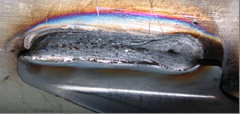
#> input picture dataset/images/collapse/1.png, 240 x 114 px, found by its file name; its folder holds only this picture in this run
$ python imageprocess.py
#> lines starting #> are read from the running program, lines starting #| are printed output that depends on the picture
import os
import cv2

# Define the input and output directories
input_dir = "D:\\dataset\\images\\train\\collapse"  # Replace with your input folder path
output_dir = "D:\\dataset\images\\train\\collapse\\output"  # Replace with your output folder path

# Ensure the output directory exists
os.makedirs(output_dir, exist_ok=True)

# Process each file in the input directory
for filename in os.listdir(input_dir):
    if filename.endswith(".png"):
        # Construct the full input path
        input_path = os.path.join(input_dir, filename)

        # Read the image
        image = cv2.imread(input_path, cv2.IMREAD_UNCHANGED)
#> image is the input picture: shape (114, 240, 4); mean B, G, R, A 113.9, 113.6, 119.7, 251.7

        # Convert the image to grayscale
        gray_image = cv2.cvtColor(image, cv2.COLOR_BGR2GRAY)
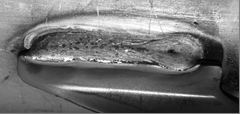
#> gray_image: shape (114, 240); min 0, max 255, mean 115.4

        # Resize the image to 958x653 pixels
        resized_image = cv2.resize(gray_image, (958, 653))
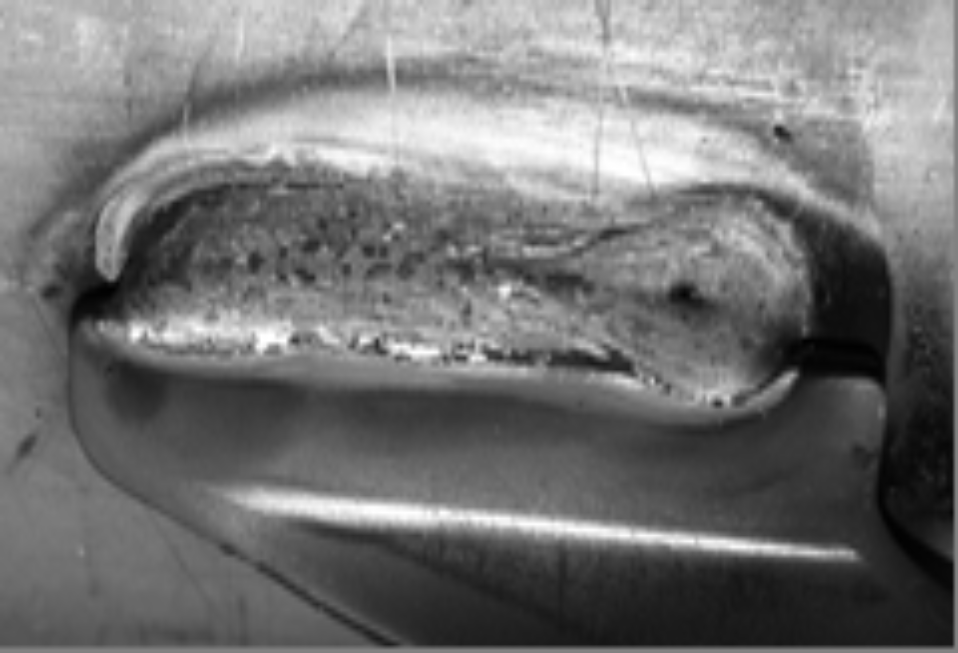
#> resized_image: shape (653, 958); min 0, max 255, mean 115.3

        # Construct the output path
        base_filename = os.path.splitext(filename)[0]
        output_path = os.path.join(output_dir, f"{base_filename}.jpg")

        # Save the processed image as a JPG file
        cv2.imwrite(output_path, resized_image)

        print(f"Processed {filename} -> {output_path}")

print("Batch processing completed.")

$ run again, on dataset/images/collapse/5.png
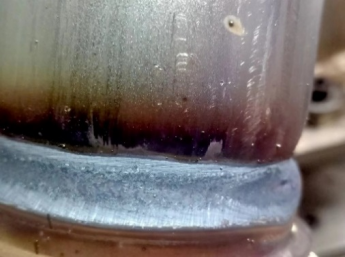
#> input picture dataset/images/collapse/5.png, 345 x 257 px, found by its file name
#> image is the input picture: shape (257, 345, 3); mean B, G, R 109.9, 111.1, 117.8
#> `gray_image = cv2.cvtColor(image, cv2.COLOR_BGR2GRAY)`:
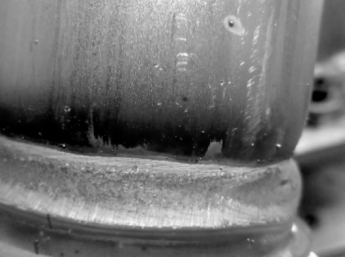
#> gray_image: shape (257, 345); min 0, max 251, mean 113
#> `resized_image = cv2.resize(gray_image, (958, 653))`:
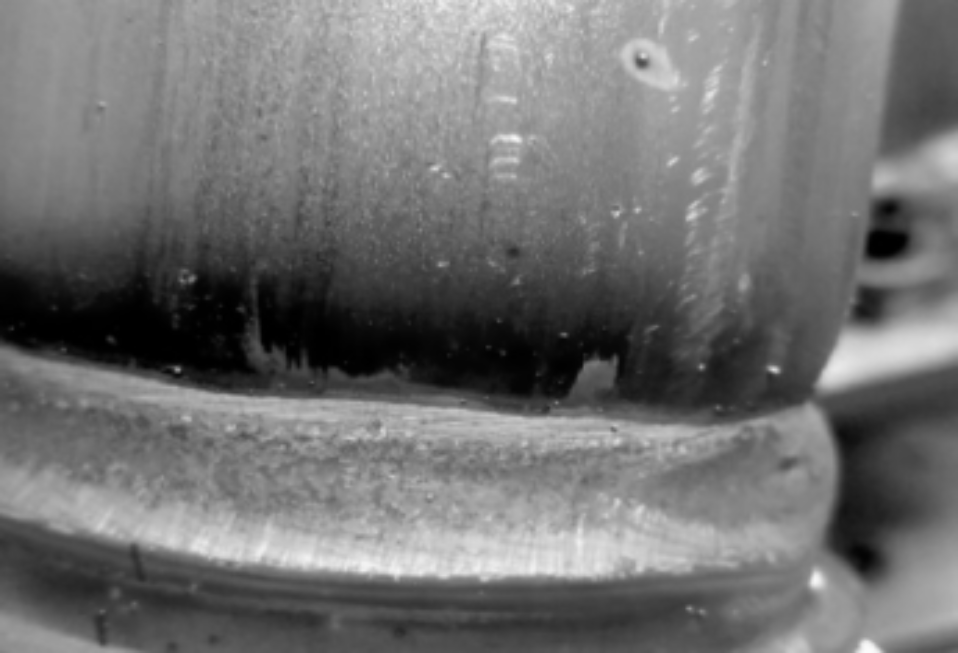
#> resized_image: shape (653, 958); min 0, max 251, mean 112.9

$ run again, on dataset/images/collapse/2.png
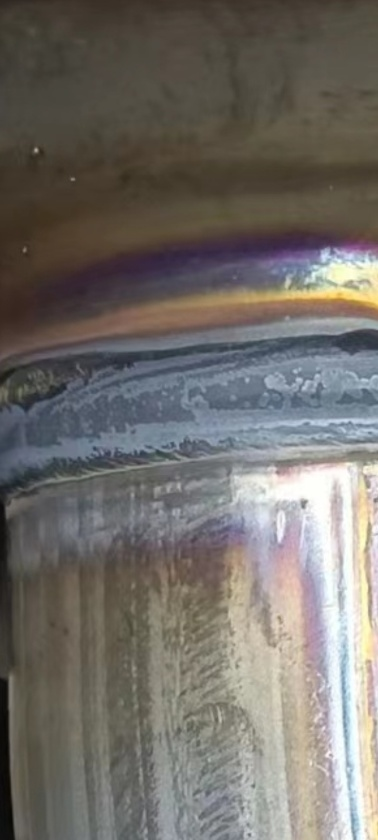
#> input picture dataset/images/collapse/2.png, 378 x 840 px, found by its file name
#> image is the input picture: shape (840, 378, 3); mean B, G, R 105.5, 110.7, 114.7
#> `gray_image = cv2.cvtColor(image, cv2.COLOR_BGR2GRAY)`:
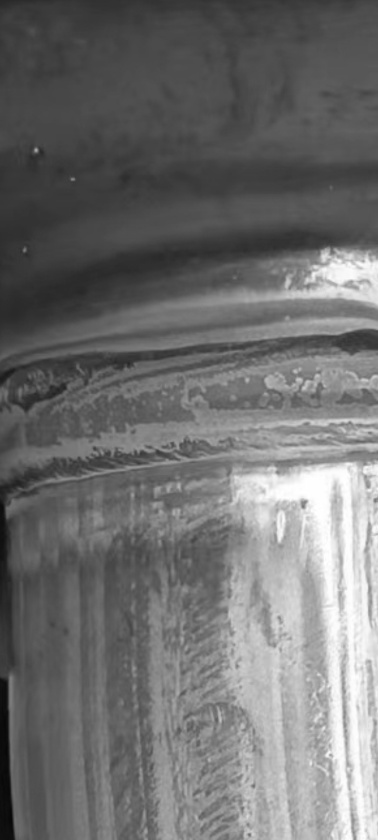
#> gray_image: shape (840, 378); min 7, max 255, mean 111.3
#> `resized_image = cv2.resize(gray_image, (958, 653))`:
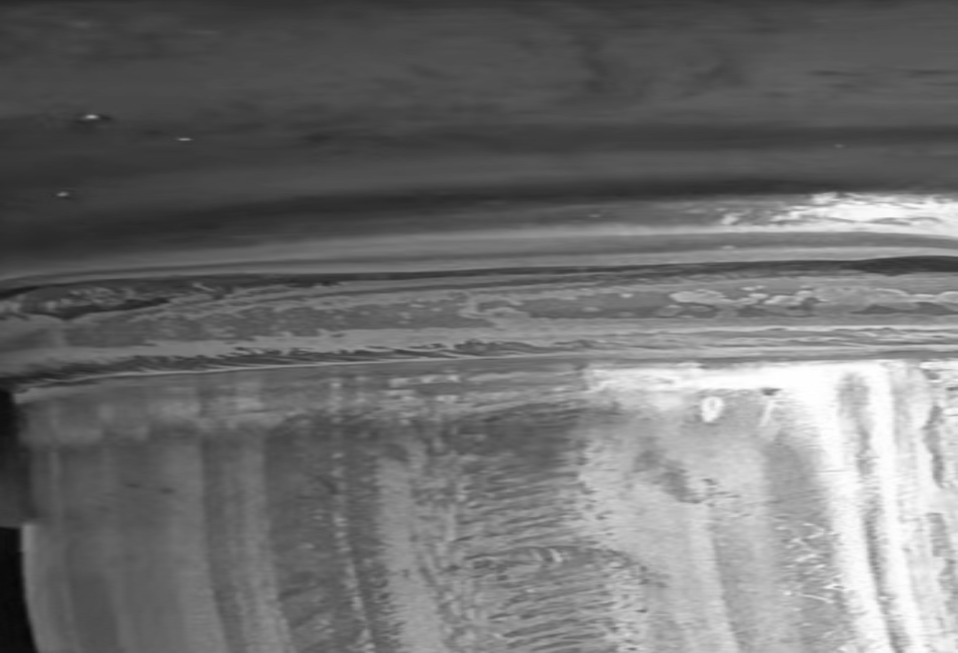
#> resized_image: shape (653, 958); min 7, max 255, mean 111.2

$ run again, on dataset/images/collapse/3.png
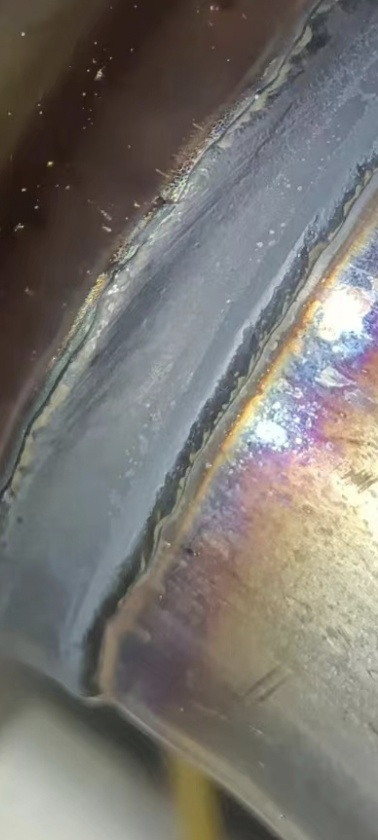
#> input picture dataset/images/collapse/3.png, 378 x 840 px, found by its file name
#> image is the input picture: shape (840, 378, 3); mean B, G, R 112.8, 117.6, 120.9
#> `gray_image = cv2.cvtColor(image, cv2.COLOR_BGR2GRAY)`:
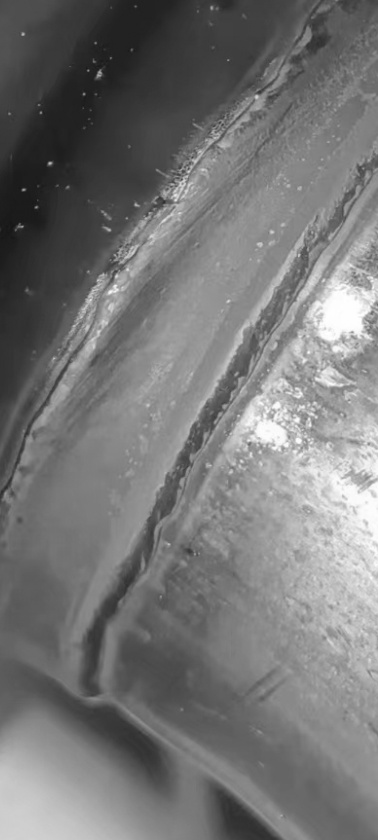
#> gray_image: shape (840, 378); min 21, max 255, mean 118
#> `resized_image = cv2.resize(gray_image, (958, 653))`:
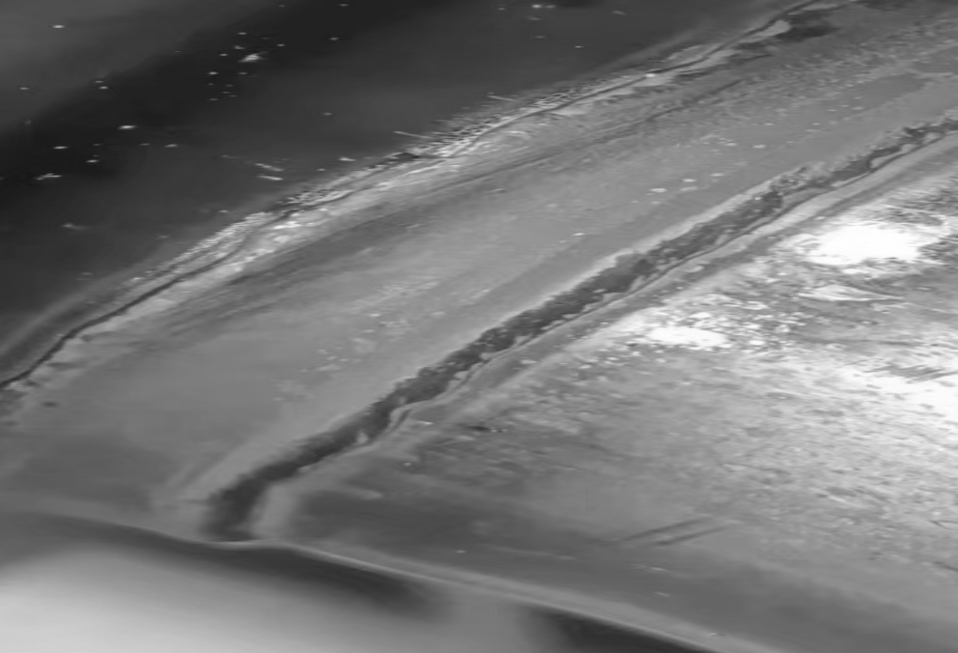
#> resized_image: shape (653, 958); min 22, max 255, mean 117.9

$ run again, on dataset/images/collapse/4.png
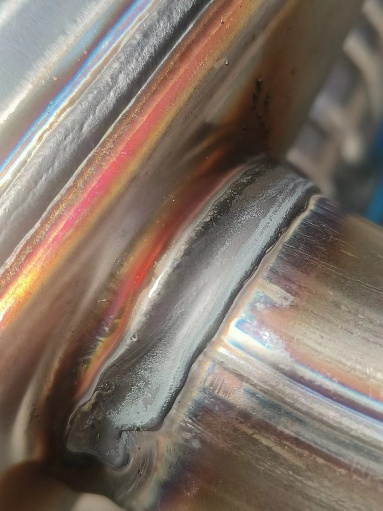
#> input picture dataset/images/collapse/4.png, 383 x 511 px, found by its file name
#> image is the input picture: shape (511, 383, 3); mean B, G, R 103.8, 115, 129.6
#> `gray_image = cv2.cvtColor(image, cv2.COLOR_BGR2GRAY)`:
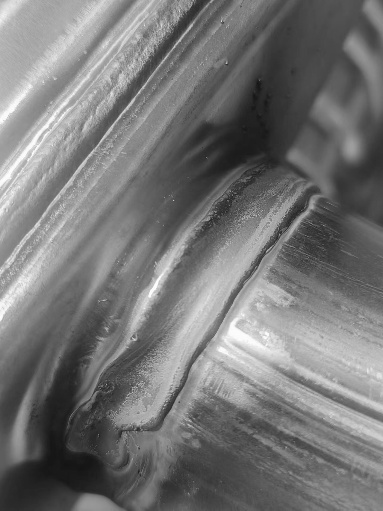
#> gray_image: shape (511, 383); min 18, max 254, mean 118.1
#> `resized_image = cv2.resize(gray_image, (958, 653))`:
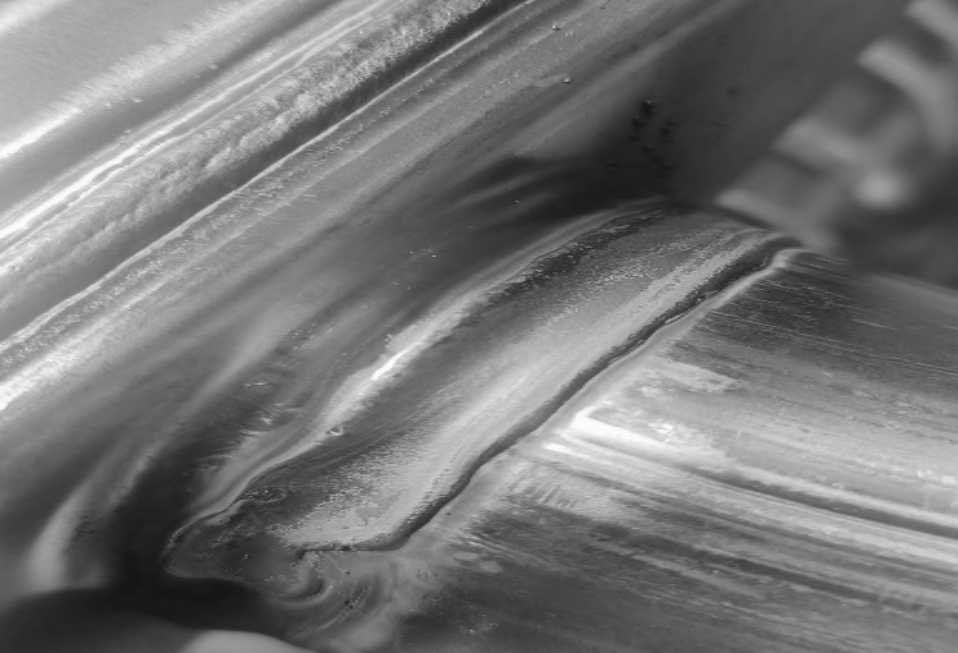
#> resized_image: shape (653, 958); min 20, max 254, mean 118
